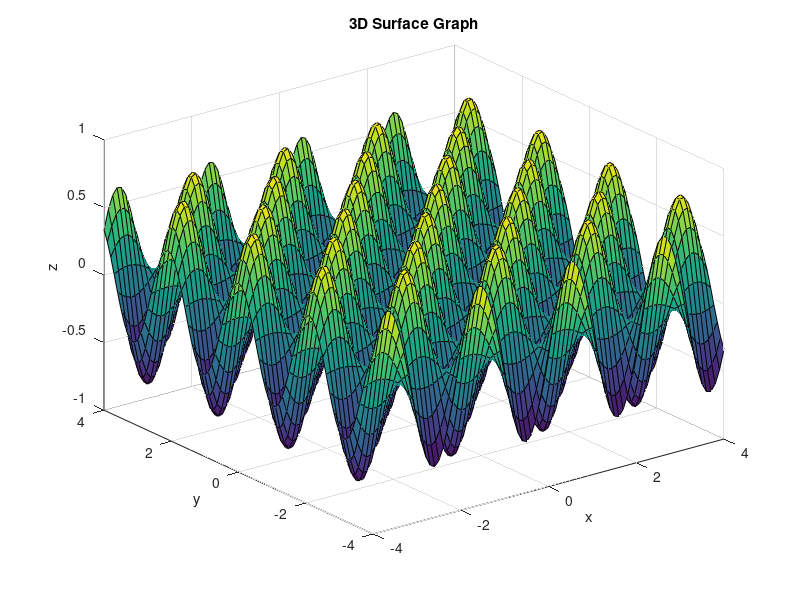

The MATLAB source for this figure:
clc; clear;

fxy = @(x,y) exp(-0.3)*sin(3*x).*cos(3*y);
x = -4:0.1:4; y=x;
[X, Y] = meshgrid(x, y);
Z = fxy(X,Y);

surf(X, Y, Z);
title('3D Surface Graph');
xlabel('x'); ylabel('y'); zlabel('z');
grid on;